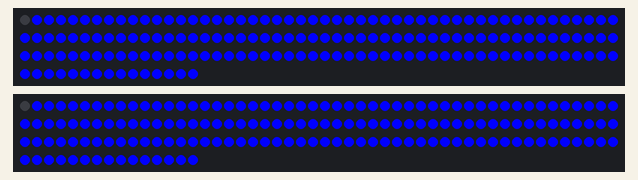
A sketch run on a simulated Arduino Uno, built with avr-gcc and run on an emulated ATmega328P. Shown: 2 × 165 RGB LEDs in strip order, left to right, continuing on the next row.

Above: at 1.1 s.
At 38.6 s:
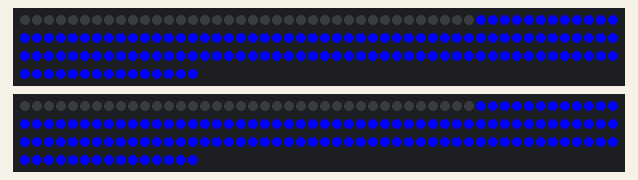

The sketch:

Progressive_light_up.ino
```cpp
#include <FastLED.h>

#define NUM_LEDS 165  // Adjust the number of LEDs per strip
#define DATA_PIN_1 11
#define DATA_PIN_2 9


CRGB leds1[NUM_LEDS];
CRGB leds2[NUM_LEDS];
int currentLED = 0;  // Track the current LED to turn off

void setup() {
  FastLED.addLeds<NEOPIXEL, DATA_PIN_1>(leds1, NUM_LEDS);
  FastLED.addLeds<NEOPIXEL, DATA_PIN_2>(leds2, NUM_LEDS);
  FastLED.setBrightness(255);

  // Initialize all LEDs to green
  for (int i = 0; i < NUM_LEDS; i++) {
    leds1[i] = CRGB(0, 0, 255);  // Green color
    leds2[i] = CRGB(0, 0, 255);  // Green color
  }

  FastLED.show();
  delay(1000);  // Give some time to see all LEDs green before starting to turn them off
}

void loop() {
  // Turn off the current LED
  leds1[currentLED] = CRGB::Black;
  leds2[currentLED] = CRGB::Black;

  // Move to the next LED
  currentLED++;

  // Reset to the beginning once all LEDs are turned off
  if (currentLED >= NUM_LEDS) {
    currentLED = 0;
    // Reinitialize all LEDs to green
    for (int i = 0; i < NUM_LEDS; i++) {
      leds1[i] = CRGB(0, 0, 255);  // Green color
      leds2[i] = CRGB(0, 0, 255);  // Green color
    }
    delay(500);  // Optional delay before restarting the sequence
  }

  FastLED.show();
  delay(1000);  // Adjust delay for the speed at which LEDs turn off
}
```
